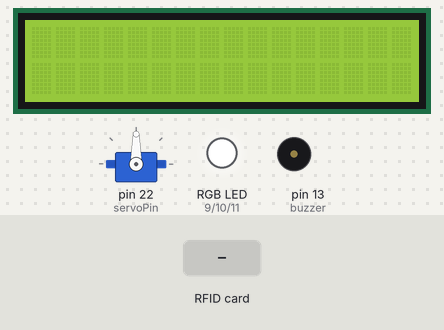
A sketch run on a simulated Arduino Mega 2560, built with avr-gcc and run on an emulated ATmega2560. On the bench: servo, 16×2 character LCD, an RGB LED mixed from three pins (HIGH = lit), buzzer (waves = sounding, pin HIGH). The test bench sets the inputs (shaded band). Pins used as bus, display or sensor lines are not drawn; what the sketch prints to the serial monitor is not drawn.

Above: at 1.3 s.
1.4 s: RFID card 39 3B 92 AB held to the reader
At 2.8 s:
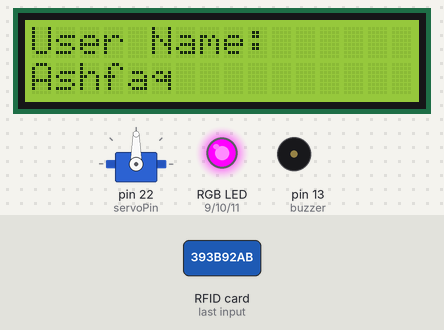
At 4.5 s:
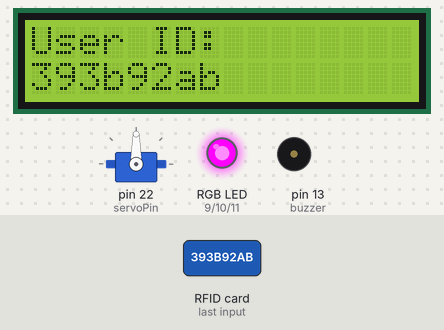
Timing chart, 0 to 17.7 s (numbered marks = the images above; inputs shaded):
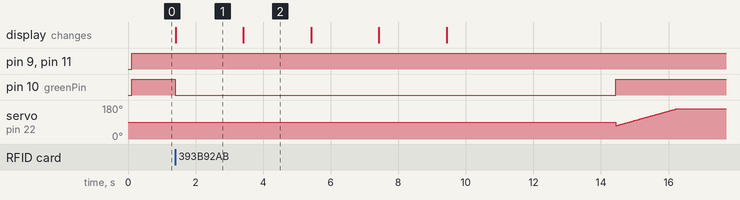

The sketch:

Code_01.ino
```cpp
/*
 * ----------------------------------------------------------------------------
 * This sketch uses the MFRC522 library ; see https://github.com/miguelbalboa/rfid
 * for further details and other examples.
 *
 * NOTE: The library file MFRC522.h has a lot of useful info. Please read it.
 *
 * This sketch show a simple locking mechanism using the RC522 RFID module.
 * ----------------------------------------------------------------------------
 * Typical pin layout used:
 * -----------------------------------------------------------------------------------------
 *             MFRC522      Arduino       Arduino   Arduino    Arduino          Arduino
 *             Reader/PCD   Uno           Mega      Nano v3    Leonardo/Micro   Pro Micro
 * Signal      Pin          Pin           Pin       Pin        Pin              Pin
 * -----------------------------------------------------------------------------------------
 * RST/Reset   RST          9             5         D9         RESET/ICSP-5     RST
 * SPI SS      SDA(SS)      10            53        D10        10               10
 * SPI MOSI    MOSI         11 / ICSP-4   51        D11        ICSP-4           16
 * SPI MISO    MISO         12 / ICSP-1   50        D12        ICSP-1           14
 * SPI SCK     SCK          13 / ICSP-3   52        D13        ICSP-3           15
 *
 */

 /*
  LiquidCrystal Library

 Demonstrates the use a 16x2 LCD display.  The LiquidCrystal
 library works with all LCD displays that are compatible with the
 Hitachi HD44780 driver. There are many of them out there, and you
 can usually tell them by the 16-pin interface.

  The circuit:
 * LCD RS pin to digital pin 12
 * LCD Enable pin to digital pin 11
 * LCD D4 pin to digital pin 10
 * LCD D5 pin to digital pin 9
 * LCD D6 pin to digital pin 8
 * LCD D7 pin to digital pin 7
 * LCD R/W pin to ground
 * LCD VSS pin to ground
 * LCD VCC pin to 5V
 * 10K resistor:
 * ends to +5V and ground
 * wiper to LCD VO pin (pin 3)
 */

 // -------------------------------------- Differnet Header Files--------------------------------------//
#include <SPI.h>
#include <MFRC522.h>
#include <LiquidCrystal.h>
#include <Servo.h>


//--------------- Initialization of Different Vaiables/Constants for Arduino Pins----------------------//

#define RST_PIN         5           // Configurable, see typical pin layout above for RFID Module
#define SS_PIN          53          // Configurable, see typical pin layout above for RFID Module

int redPin= 9;                      // Pin For RGB LED (Red)
int greenPin = 10;                  // Pin For RGB LED (Green)
int bluePin = 11;                   // Pin For RGB LED (Blue)
int servoPin =22;                   // Pin For Servo Motor
int pos = 70;                       // Starting Position of the servo motor
int buzzer = 13;                    // Pin For Buzzer


//----------------------------------------------  Instances --------------------------------------------//

MFRC522 mfrc522(SS_PIN, RST_PIN);
MFRC522::MIFARE_Key key;
LiquidCrystal lcd(24, 25, 26, 27, 28, 29);
Servo myservo;


//---------------------------------------- Variable For User Information and Card ID ---------------------//
String read_rfid;
String ok_rfid_1="393b92ab";
String ok_rfid_2="b688a45";
String rfid1_user="Ashfaq";
String rfid2_user="Abid";
int rfid1_balance=5000;
int rfid2_balance=200;


//---------------------------------------------  SETUP  -----------------------------------------------------//

void setup() {
    Serial.begin(9600);         // Initialize serial communications with the PC
    while (!Serial);            // Do nothing if no serial port is opened (added for Arduinos based on ATMEGA32U4)
    SPI.begin();                // Init SPI bus
    mfrc522.PCD_Init();         // Init MFRC522 card


    pinMode(redPin, OUTPUT);
    pinMode(greenPin, OUTPUT);
    pinMode(bluePin, OUTPUT);

    pinMode(buzzer, OUTPUT);

    myservo.attach(servoPin);

      lcd.begin(16, 2);
      lcd.setCursor(0,0);
      lcd.clear();


}


//-------------------- Helper routine to dump a byte array as hex values to Serial-------------------//


void dump_byte_array(byte *buffer, byte bufferSize) {
    read_rfid="";
    for (byte i = 0; i < bufferSize; i++) {
        read_rfid=read_rfid + String(buffer[i], HEX);
    }
}


//----------------------------------------- For Opeing the Gate Of The Toll System --------------------------//

void open_lock() {

      setColor(255, 255, 255); // NO Color
      setColor(255, 0, 255); // Green Color
      delay(3000);
      setColor(255, 255, 255); // NO Color


        for (pos = 70; pos <= 160; pos=pos+1)
        {
          myservo.write(pos);
          delay(20);
        }

        delay(3000);

        for (pos = 160; pos >= 70; pos=pos-1)
        {
          myservo.write(pos);
          delay(20);
        }

}


//--------------------------------------------For Locking The Gate of The Toll System ------------------------//

void error_lock()
{

        tone(buzzer, 5000);
        setColor(255, 255, 255);
        setColor(0, 255, 255); // RED Color
        delay(3000);
        setColor(255, 255, 255); // NO Color
        noTone(buzzer);


}


//--------------------------------------------------For Selecting The Color of the LED -------------------------------//

 void setColor(int redValue, int greenValue, int blueValue) {
      analogWrite(redPin, redValue);
      analogWrite(greenPin, greenValue);
      analogWrite(bluePin, blueValue);
    }


//--------------------------------------------------LOOP FUNCTION---------------------------------------------------//

void loop() {
   setColor(255, 255, 255); // NO Color
   lcd.setCursor(0, 0);

      // Look for new cards
    if ( ! mfrc522.PICC_IsNewCardPresent())
        return;

    // Select one of the cards
    if ( ! mfrc522.PICC_ReadCardSerial())
        return;

    //------------------------------------ TO READ THE UID OF THE RFID KEY -------------------------------//
    dump_byte_array(mfrc522.uid.uidByte, mfrc522.uid.size);

    //------------------------------------- TO CHECK IN SERIAL MONITOR ----------------------------------//
    Serial.println("User ID: ");
    Serial.println(read_rfid);
    Serial.println('\n');


    //----------------------------------------- For Valid User ----------------------------------------//
    if (read_rfid==ok_rfid_1||read_rfid==ok_rfid_2) {


        if(rfid1_balance>=50 && read_rfid==ok_rfid_1 )
        {
              setColor(255, 255, 255); // NO Color
              setColor(255, 0, 255); // Green Color
              lcd.clear();
              lcd.setCursor(0,0);
              lcd.print("User Name:");
              lcd.setCursor(0,1);
              lcd.print(rfid1_user);
              delay(2000);
              lcd.clear();
              lcd.setCursor(0,0);
              lcd.print("User ID:");
              lcd.setCursor(0,1);
              lcd.print(read_rfid);
              delay(2000);
              lcd.clear();
              lcd.setCursor(0,0);
              lcd.print("Current Balance:");
              lcd.setCursor(0,1);
              lcd.print(rfid1_balance);
              delay(2000);
              rfid1_balance=rfid1_balance-50;
              lcd.clear();
              lcd.setCursor(0,0);
              lcd.print("Balance After:");
              lcd.setCursor(0,1);
              lcd.print(rfid1_balance);
              delay(2000);
              lcd.clear();
              lcd.setCursor(0,0);
              lcd.print("Thank You!!!");
              delay(2000);

              open_lock();
              lcd.clear();
        }


        else if(rfid2_balance>=50 && read_rfid==ok_rfid_2)
        {
              setColor(255, 255, 255); // NO Color
              setColor(255, 0, 255); // Green Color
              lcd.clear();
              lcd.setCursor(0,0);
              lcd.print("User Name:");
              lcd.setCursor(0,1);
              lcd.print(rfid2_user);
              delay(2000);
              lcd.clear();
              lcd.setCursor(0,0);
              lcd.print("User ID:");
              lcd.setCursor(0,1);
              lcd.print(read_rfid);
              delay(2000);
              lcd.clear();
              lcd.setCursor(0,0);
              lcd.print("Current Balance:");
              lcd.setCursor(0,1);
              lcd.print(rfid2_balance);
              delay(2000);
              rfid2_balance=rfid2_balance-50;
              lcd.clear();
              lcd.setCursor(0,0);
              lcd.print("Balance After:");
              lcd.setCursor(0,1);
              lcd.print(rfid2_balance);
              delay(2000);
              lcd.clear();
              lcd.setCursor(0,0);
              lcd.print("Thank You!!!");
              delay(2000);

              open_lock();
              lcd.clear();


         }


        else
        {
              lcd.clear();
              lcd.setCursor(0, 0);
              lcd.print("Insufficient");
              lcd.setCursor(0, 1);
              lcd.print("Balance");
              error_lock();
              lcd.clear();

         }

    }


    //---------------------------------------- For Invalid User ---------------------------------------//

    else
    {
      setColor(255, 255, 255); // NO Color
      setColor(0, 255, 255); // Green Color
      lcd.clear();
      lcd.setCursor(0, 0);
      lcd.print(read_rfid);
      lcd.setCursor(0, 1);
      lcd.print("Invalid User");

      error_lock();

    }


}
```

Measured:
- after the input at 1.4 s, pin 10 (greenPin): HIGH → LOW at once, → HIGH 13.0 s later; the display: changes at once (image 1)
- what the display in image 1 shows lasts 2.0 s, from 1.4 s to 3.4 s
